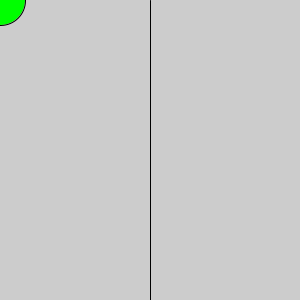
Frame 1 (no input)
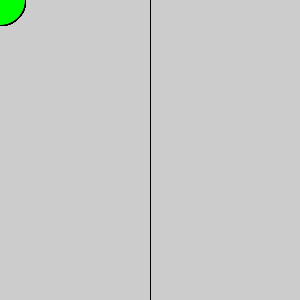
Frame 60 (the mouse pressed at the canvas centre just before this capture)
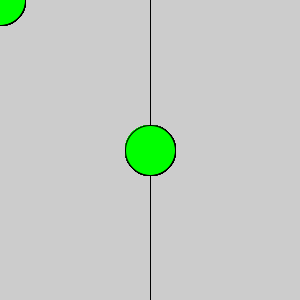
Frame 120 (the mouse held since frame 60 and released just before this capture)

The Processing sketch that drew these frames (run headless with seeded random() and noise(); from frame 60 on, the mouse is pressed at the canvas centre):

// Processing sketch: condicionalSimple_4
// ── condicionalSimple_4.pde
boolean bMayor;
color miColor;

void setup() {
  size(300, 300); 
  miColor= color(0, 0, 0);
}

void draw() {
  line(width/2, 0, width/2, height);

  // esta condicion es aun mas compleja, dice:
  // si apreto mouse y la posicion es mayor a la mitad, pinta azul
  // pero si AMBAS condiciones no se cumplen, y en cambio apreto el mouse pero la posicion es en el lado IZQ, pinta amarillo
  // en cambio, si solo se cumple que la posicion esta en el lado derecho, pinta rojo
  // si nincguna de las condiciones anteriores se cumple (click+Der, click+Izq, lado Der), entonces pinta verde
  if (mousePressed && mouseX>width/2 ) {
    miColor = color(0, 0, 255);//azul
  } else if (mousePressed && mouseX<width/2) {
    miColor = color(255, 255, 0);//amarillo
  } else if (mouseX>width/2) {
    miColor = color(255, 0, 0);//rojo
  } else {
    miColor=color(0, 255, 0);//verde
  }



  fill(miColor);
  ellipse(mouseX, mouseY, 50, 50);
}
